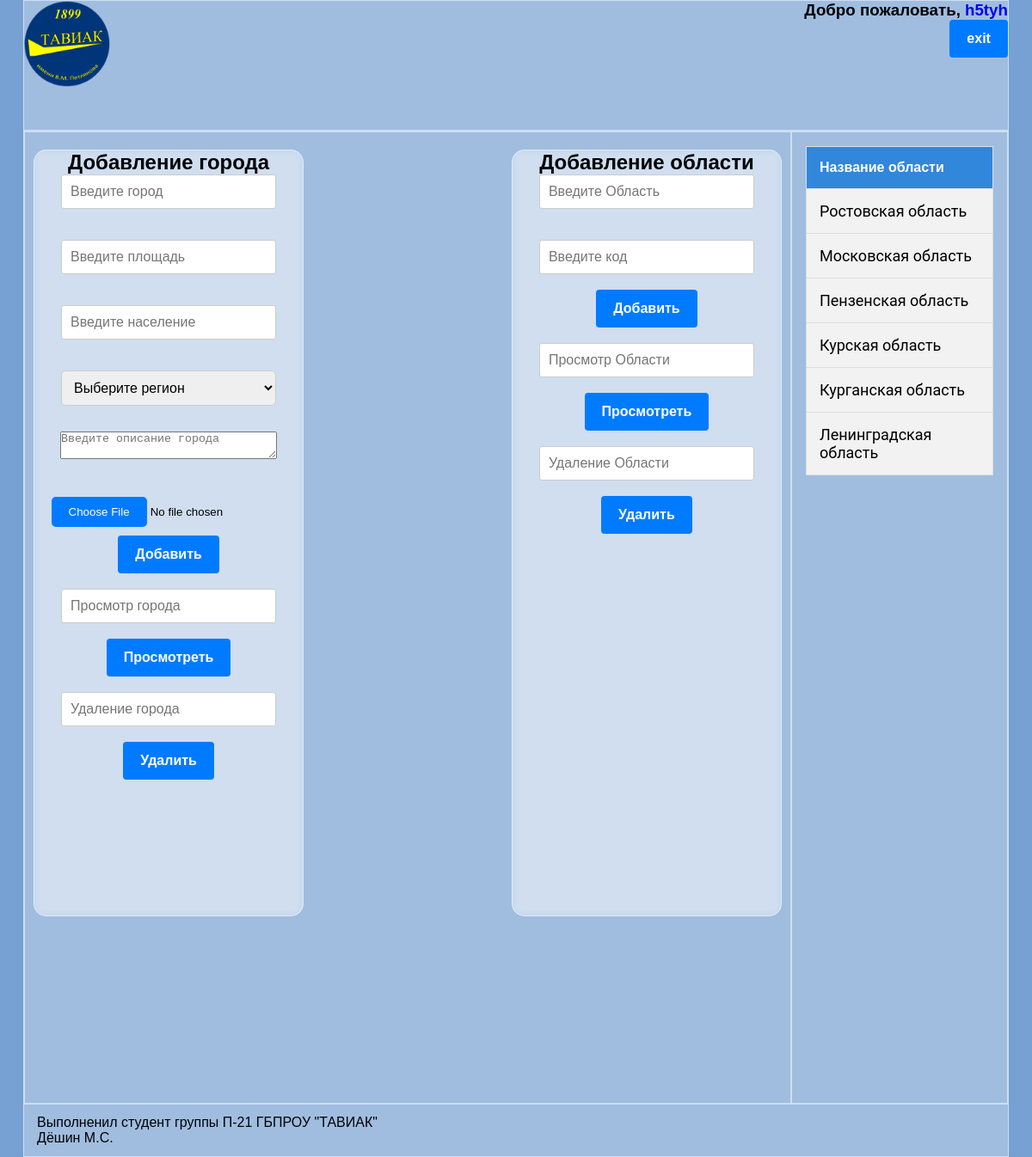
The page /index.php?content=admin.php (signed in) on the database its author committed.
### tables this page shows
CREATE TABLE `region` (
  `id` int NOT NULL,
  `name` varchar(30) NOT NULL,
  `kod` int NOT NULL
);

### admin.php (the view, shortened to what this page needs)
<div class="table-container">
    <div class="table3">
        <h2>Добавление города</h2>
        <?php
        echo '<form method="POST" action="city_add.php"  enctype="multipart/form-data">';
        echo '<input class="input" type="text" name="answer" placeholder="Введите город"><br><br>';
        echo '<input class="input" type="text" name="answer2" placeholder="Введите площадь"><br><br>';
        echo '<input class="input" type="text" name="answer3" placeholder="Введите население"><br><br>';
    ?>
    <select name="answer4">
        <option value="">Выберите регион</option>
    </select><?php
        echo '<br><textarea name="answer5" placeholder="Введите описание города"></textarea><br>';
        echo '<input  class="input" type="file" name="uploadfile" value="Обзор"><br>';
        echo '<input type="submit" value="Добавить" name="input_button">';
        echo '</form>';
        echo '<br><form action="city_view.php" method="GET">';
        echo '<input type="text" name="name" placeholder="Просмотр города"><br>';
        echo '<input type="submit" value="Просмотреть" name="view_button">';
        echo '</form>';
        echo '<br><form method="POST" action="city_delete.php" >';
        echo '<input class="input" type="text" name="delete" placeholder="Удаление города"><br>';
        echo '<input type="submit" value="Удалить" name="input_button">';
        echo '</form><br>';
        ?>
    </div>
    <div class="table2">
        <h2>Добавление области</h2>
        <?php
        echo '<form method="POST" action="region_add.php">';
        echo '<input class="input" type="text" name="answer" placeholder="Введите Область"><br><br>';
        echo '<input class="input" type="text" name="answer2" placeholder="Введите код"><br>';
        echo '<input type="submit" value="Добавить" name="input_button">';
        echo '</form>';
        echo '<br><form action="region_view.php" method="GET">';
        echo '<input type="text" name="name" placeholder="Просмотр Области"><br>';
        echo '<input type="submit" value="Просмотреть" name="view_button">';
        echo '</form>';
        echo '<br><form method="POST" action="region_delete.php">';
        echo '<input class="input" type="text" name="delete" placeholder="Удаление Области"><br>';
        echo '<input type="submit" value="Удалить" name="input_button">';
        echo '</form><br>';
        ?>
    </div>
</div>

### sidebar.php
<div class="sidebar"><?php
$mysql = "SELECT id,name
            FROM region";
            $result = $dbcon->query($mysql);
            $city_data = $result->fetch_all(MYSQLI_ASSOC);?>
                <div class="tablGL">
                <div class="tabl">
                <?php
                echo "<table >";
                echo "<tr><th >Название области</th></tr>";
                foreach ($result as $row) {
                    echo "<tr> <td ><p><a class='link_sidebar' href='?region=" . $row['id'] . "'>" . $row['name'] . "</a></p></td> </tr>";
                }
                echo "</table>";
                ?></div></div>
            </div>

### css/style.css (style rules this page uses)
* { margin: 0px; padding: 0px; }
html { font-family: 'poppins', sans-serif; background-color: #77A1D3; }
body { justify-content: center; display: flex; margin: 0px; padding: 0px; overflow: auto; }
a { text-decoration: none; }
.link_sidebar { color: black; font-family: 'Roboto', sans-serif; font-size: 18px; }
.table-container { display: flex; height: 100vh; overflow-y: auto; }
.table2 { display: flex; flex-direction: column; align-items: center; height: 100ch; width: 312px; margin: 0 10px; margin-top: 20px; text-align: center; margin-left: auto; background-color:rgba(255, 255, 255, 0.3); border-radius: 15px; backdrop-filter: blur(5.5px); -webkit-backdrop-filter: blur(5.5); background: rgba(255, 255, 255, 0.30); border: 1px solid rgba(255, 255, 255, 0.5); font-family: 'poppins',sans-serif; }
.table3 { display: flex; flex-direction: column; align-items: center; height: 100ch; margin: 0 10px; margin-top: 20px; text-align: center; margin-right: auto; background-color:rgba(255, 255, 255, 0.3); border-radius: 15px; backdrop-filter: blur(5.5px); -webkit-backdrop-filter: blur(5.5); background: rgba(255, 255, 255, 0.30); border: 1px solid rgba(255, 255, 255, 0.5); font-family: 'poppins',sans-serif; }
.sidebar { width: 250px; margin-left: auto; border: 1px solid rgba(255, 255, 255, 0.5); }
.tablGL { justify-content: center; }
table { background-color: #f2f2f2; border-radius: 0.25em; border-collapse: collapse; margin: 1em; }
table, th, td { border: 1px solid #ddd; }
th, td { padding: 15px; text-align: left; }
th { background-color: #3187dc; color: white; }
tr:nth-child(even) { background-color: #f2f2f2; }
input[type="text"] { display: block; color: inherit; width: 250px; padding: 10px; font-family: inherit; font-size: var(--inputFontSize); font-weight: inherit; line-height: var(--inputLineHeight); border-radius: 0.4rem; transition: box-shadow var(--transitionDuration); margin: 0 auto; border: 1px solid #ccc; border-radius: 3px; box-sizing: border-box; }
input[type="submit"] { margin: 0; color: #ffffff; background-color: #007bff; font-family: inherit; font-size: 16px; font-weight: bold; line-height: 1.5; border: none; border-radius: 4px; padding: 10px 20px; cursor: pointer; transition: background-color 0.3s, box-shadow 0.3s; }
.input[type="file"] { margin-right: 10px; padding: 10px; padding-left: 0px; border-radius: 5px; cursor: pointer; box-sizing: border-box; }
textarea { width: 250px; min-width: 250px; max-width: 250px; max-height: 100px; margin: 30px; }
select[name="answer4"] { width: 250px; padding: 10px; border: 1px solid #ccc; border-radius: 5px; box-sizing: border-box; cursor: pointer; font-size: 16px; }
option { padding: 10px; background-color: #f9f9f9; }

### rows shown on the page
region: name "Ростовская область"
region: name "Московская область"
region: name "Пензенская область"
region: name "Курская область"
region: name "Курганская область"
region: name "Ленинградская область"

### other values the page prints
$_SESSION['login'] "h5tyh"
